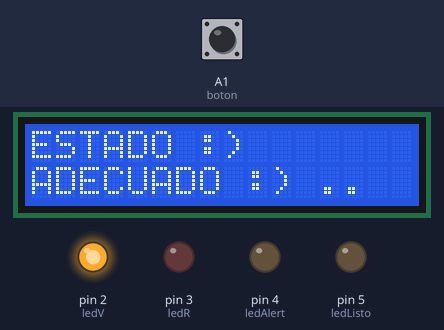
A sketch run on a simulated Arduino Uno, built with avr-gcc and run on an emulated ATmega328P. On the bench: 16×2 character LCD, output pins drawn as LEDs (lit = HIGH). Dashed ring = blinking. The inputs (shaded band) are chosen by the test bench; at power-on: A1 (boton) LOW.

Above: at 1.2 s.
1.3 s: A1 (boton) pulled HIGH for 1 s
At 2.9 s:
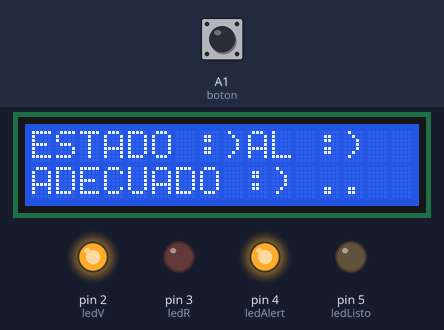
3.8 s: A1 (boton) pulled HIGH for 0.15 s
At 3.93 s:
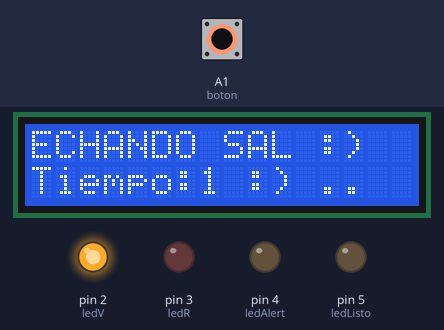
5.5 s: A1 (boton) pulled HIGH for 3.2 s
At 5.63 s:
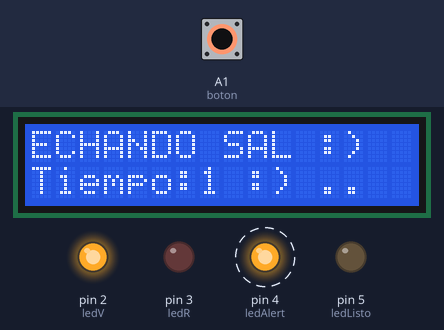
10.2 s: A1 (boton) pulled HIGH for 1 s
At 10.58 s:
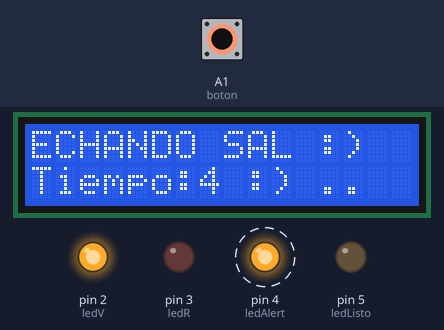
Timing chart, 0 to 13.2 s (numbered marks = the images above; inputs shaded):
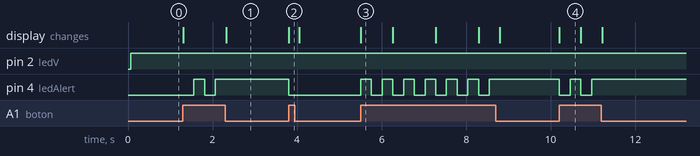

The sketch:

proy.ino
```cpp
#include <LiquidCrystal.h>
const int ledA = 1;
const int ledV = 2;
const int ledR = 3;
const int ledAlert = 4;
const int ledListo = 5;
const int boton = A1;
const int salP = A0;
int botonEst = 1;
int parpadeoEs = 0;
int voltageInp;
int contador = 0;
int limpieza = 0;
int tiempo = 0;
//LiquidCrystal lcd(8, 9, 10, 11, 12, 13);
LiquidCrystal lcd(13, 12, 11, 10, 9, 8);
void setup() {
  lcd.begin(2, 16);
  pinMode(ledA, OUTPUT);
  pinMode(ledV, OUTPUT);
  pinMode(ledR, OUTPUT);
  pinMode(ledAlert, OUTPUT);
  pinMode(ledListo, OUTPUT);
  pinMode(boton, INPUT);
  pinMode(botonEst, INPUT);
}
void loop() {
  botonEst = digitalRead(boton);
  if (botonEst == 1) {
    if (limpieza == 0) {
      lcd.clear();
      limpieza = 1;
    }
    if (contador >= 10) {
      lcd.setCursor(0, 0);
      lcd.print("QUESO LISTO :)");
      lcd.setCursor(0, 1);
      lcd.print("Duracion:");
      lcd.setCursor(9, 1);
      lcd.print(String(contador)+"s");
      digitalWrite(ledAlert, LOW);
      digitalWrite(ledListo, HIGH);
      delay(9000);
    }
    else {
      lcd.setCursor(0, 0);
      lcd.print("ECHANDO SAL :)");
      lcd.setCursor(0, 1);
      lcd.print("Tiempo:");
      lcd.setCursor(7, 1);
      lcd.print(contador);
      parpadeo();
    }
  } else {
    lcd.setCursor(0, 0);
    lcd.print("ESTADO :)");
    //voltageInp = analogRead(salP);
    voltageInp = 55;
    salinidad();
  }
}
void salinidad() {
  lcd.setCursor(0, 1);
  //lcd.clear();
  if (voltageInp <= 51) { //11 24 50
    //Serial.print("led amarillo -> ");
    lcd.print("BAJO :| ..");
    digitalWrite(ledA, HIGH);
    digitalWrite(ledV, 0);
    digitalWrite(ledR, 0);
  } else {
    if (voltageInp >= 52 && voltageInp <= 56) {//12:13 55:45
      //Serial.print("led verde -> ");
      lcd.print("ADECUADO :) ..");
      digitalWrite(ledA, 0);
      digitalWrite(ledV, HIGH);
      digitalWrite(ledR, 0);
    } else {
      //Serial.print("led rojo -> ");
      lcd.print("ALTO :( ..");
      digitalWrite(ledA, 0);
      digitalWrite(ledV, 0);
      digitalWrite(ledR, HIGH);
    }
  }
}
void parpadeo() {
  if (parpadeoEs == 0) {
    digitalWrite(ledAlert, LOW);
    parpadeoEs = 1;
  } else {
    digitalWrite(ledAlert, HIGH);
    parpadeoEs = 0;
  }
  delay(250);
  tiempo++;
  if (tiempo == 4) {
    tiempo = 0;
    contador++;
  }
}
```

Measured:
- after the input at 1.3 s, pin 4 (ledAlert): LOW → HIGH after 0.26 s, → LOW 0.25 s later, → HIGH 0.25 s later; the display: first changes at once (image 1 shows a later state)
- after the input at 3.8 s, pin 4 (ledAlert): HIGH → LOW at once; the display: changes at once (image 2)
- after the input at 5.5 s, pin 4 (ledAlert): alternates HIGH for 0.25 s and LOW for 0.25 s, 13 changes in all, then stays HIGH, starting at once; the display: changes at once (image 3)
- after the input at 10.2 s, pin 4 (ledAlert): alternates HIGH for 0.25 s and LOW for 0.25 s, 4 changes in all, then stays HIGH, starting at once; the display: changes at once (image 4)
- what the display in image 3 shows lasts 0.8 s, from 5.5 s to 6.3 s
- what the display in image 4 shows lasts 0.5 s, from 10.2 s to 10.7 s
